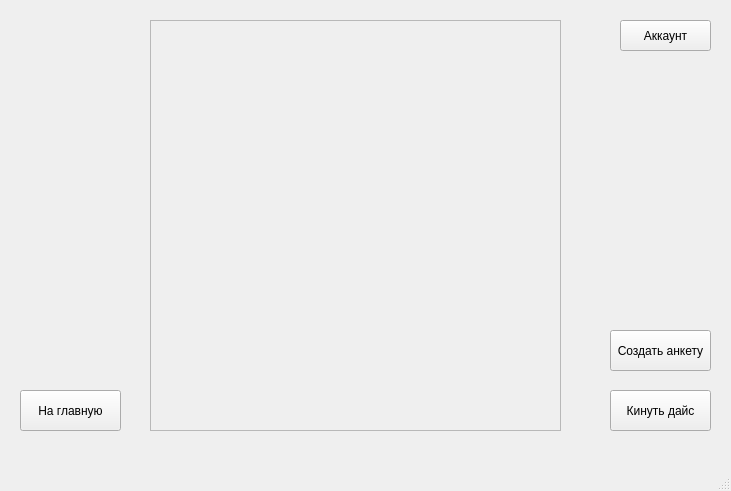
<?xml version="1.0" encoding="UTF-8"?>
<ui version="4.0">
 <class>MainWindow</class>
 <widget class="QMainWindow" name="MainWindow">
  <property name="geometry">
   <rect>
    <x>0</x>
    <y>0</y>
    <width>731</width>
    <height>491</height>
   </rect>
  </property>
  <property name="windowTitle">
   <string>MainWindow</string>
  </property>
  <widget class="QWidget" name="centralwidget">
   <widget class="QPushButton" name="account_btn">
    <property name="geometry">
     <rect>
      <x>620</x>
      <y>20</y>
      <width>91</width>
      <height>31</height>
     </rect>
    </property>
    <property name="text">
     <string>Аккаунт</string>
    </property>
   </widget>
   <widget class="QPushButton" name="throw_dice_btn">
    <property name="geometry">
     <rect>
      <x>610</x>
      <y>390</y>
      <width>101</width>
      <height>41</height>
     </rect>
    </property>
    <property name="text">
     <string>Кинуть дайс</string>
    </property>
   </widget>
   <widget class="QPushButton" name="to_main_btn">
    <property name="geometry">
     <rect>
      <x>20</x>
      <y>390</y>
      <width>101</width>
      <height>41</height>
     </rect>
    </property>
    <property name="text">
     <string>На главную</string>
    </property>
   </widget>
   <widget class="QPushButton" name="create_questionnaire_btn">
    <property name="geometry">
     <rect>
      <x>610</x>
      <y>330</y>
      <width>101</width>
      <height>41</height>
     </rect>
    </property>
    <property name="text">
     <string>Создать анкету</string>
    </property>
   </widget>
   <widget class="QScrollArea" name="scroll_area">
    <property name="geometry">
     <rect>
      <x>150</x>
      <y>20</y>
      <width>411</width>
      <height>411</height>
     </rect>
    </property>
    <property name="widgetResizable">
     <bool>true</bool>
    </property>
    <widget class="QWidget" name="scrollAreaWidgetContents">
     <property name="geometry">
      <rect>
       <x>0</x>
       <y>0</y>
       <width>409</width>
       <height>409</height>
      </rect>
     </property>
    </widget>
   </widget>
  </widget>
  <widget class="QStatusBar" name="statusbar"/>
 </widget>
 <resources/>
 <connections/>
</ui>
